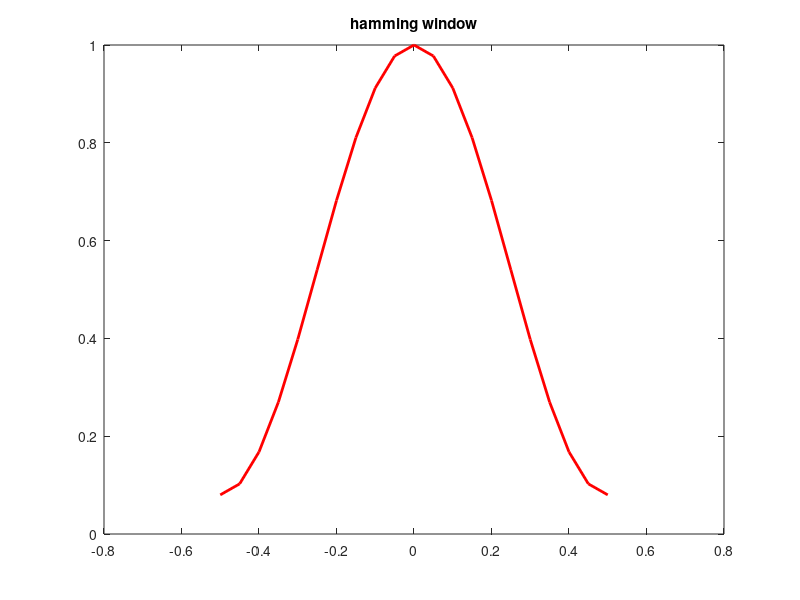
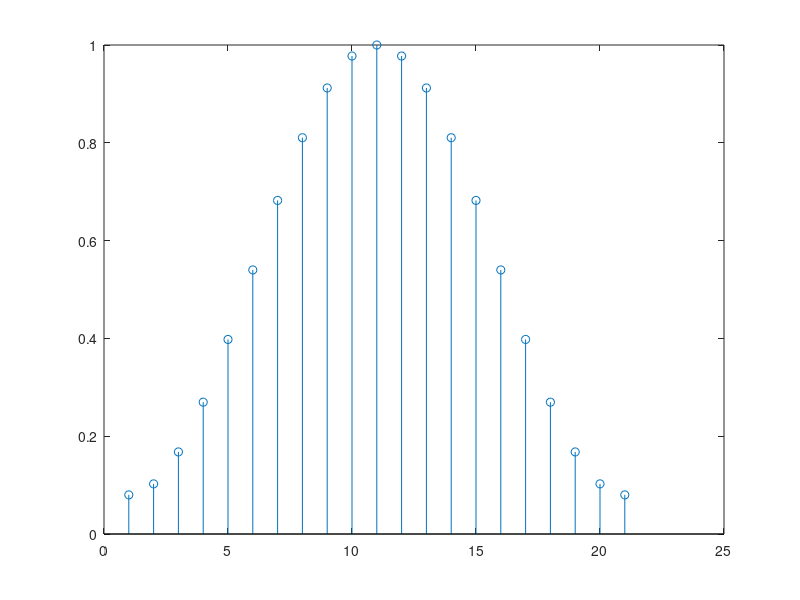
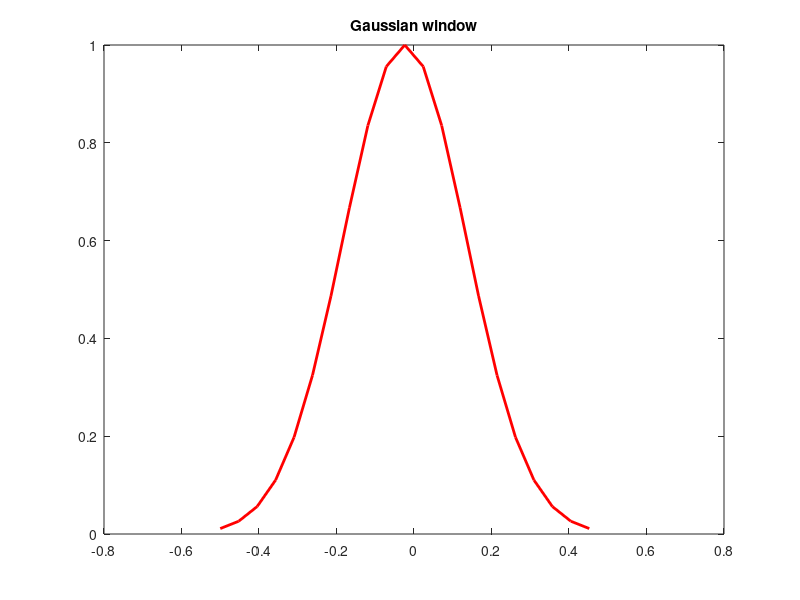
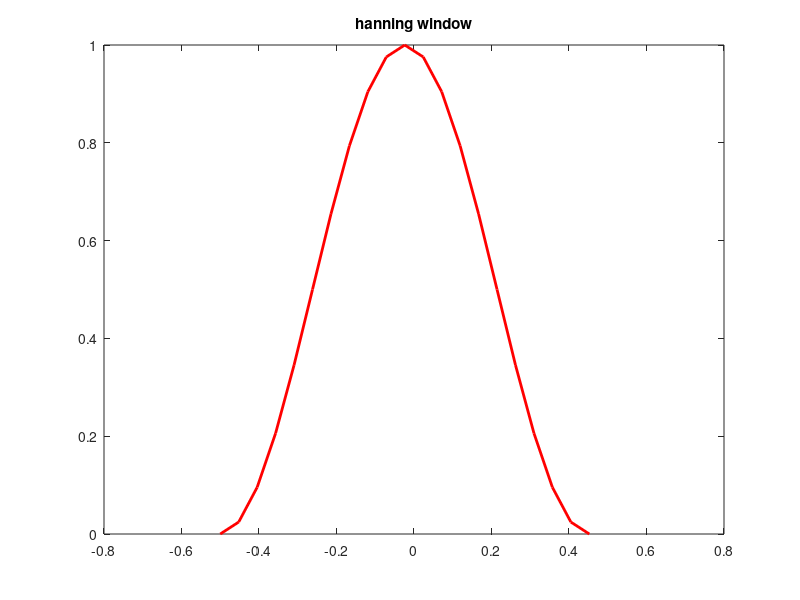

MATLAB code to generate these figures, in order:
clc
clear
close all
t=-.5:.05:.5;
w1=ones(length(t),1)';
g=.54+.46*cos(2*pi.*t);
g1=exp(-18.*(t.^2));
g2=cos(1*pi.*t).^2;
g3=.42+.5*cos(2*pi.*t)+.08*cos(4*pi.*t);
l=length(g);
  figure
   plot(t,g,'r','LineWidth',2)
   title('hamming window')
  figure
  stem(g)
 
 figure
  plot(-.5:1/l:.5-1/l,g1,'r','LineWidth',2)
  title('Gaussian window')
  figure
  plot(-.5:1/l:.5-1/l,g2,'r','LineWidth',2)
  title('hanning window')
  figure
  plot(-.5:1/l:.5-1/l,g3,'r','LineWidth',2)
 title('Blackman window')
% 

%a=sinc(t);
a=.54*sinc(t)+.23*(sinc(t-1)+sinc(t+1));
a=.42*sinc(t)+.25*(sinc(t-1)+sinc(t+1))+.04*(sinc(t-2)+sinc(t+2));
plot(t,abs(a)/max(a))


 k=0;
      for omega=-1*pi:.01:1*pi
      k=k+1;
      k1=0;
      for n=1:length(g)
            k1=k1+1;
            w(k1)=(w1(n)*exp(-i*omega*n));
            w2(k1)=(g(n)*exp(-i*omega*n));
            w3(k1)=(g1(n)*exp(-i*omega*n));
            w4(k1)=(g2(n)*exp(-i*omega*n));
            w5(k1)=(g3(n)*exp(-i*omega*n));
      
      end
           f(k)=abs((sum(w)));
           f1(k)=abs((sum(w2)));
           f2(k)=abs((sum(w3)));
           f3(k)=abs((sum(w4)));
           f4(k)=abs((sum(w5)));
      
      end
 %f1=abs(fft(g));
 l=length(f);
 a1=-pi:2*pi/l:1*pi-(2*pi/l);
 figure
 plot(((a1)),((f)/max(abs(f))),'b','LineWidth',2)
 title('fourier transform rect')
 grid on
 figure
 plot(((a1)),((f1)/max(abs(f1))),'c','LineWidth',2)
 title('fourier transform  hamming')
 grid on
 figure
 plot(((a1)),((f2)/max(abs(f2))),'r','LineWidth',2)
  title('fourier transform Gaussian')
 grid on
 figure
 plot(((a1)),((f3)/max(abs(f3))),'y','LineWidth',2)
 title('fourier transform Hanning')
 grid on
 figure
 plot(((a1)),((f4)/max(abs(f4))),'k','LineWidth',2)
  title('fourier transform Blackman')
 grid on
 
 

 
